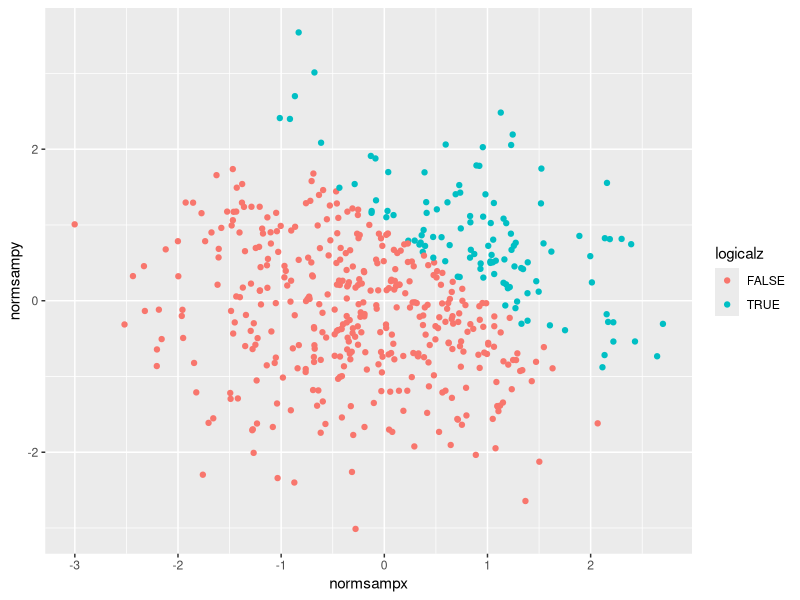
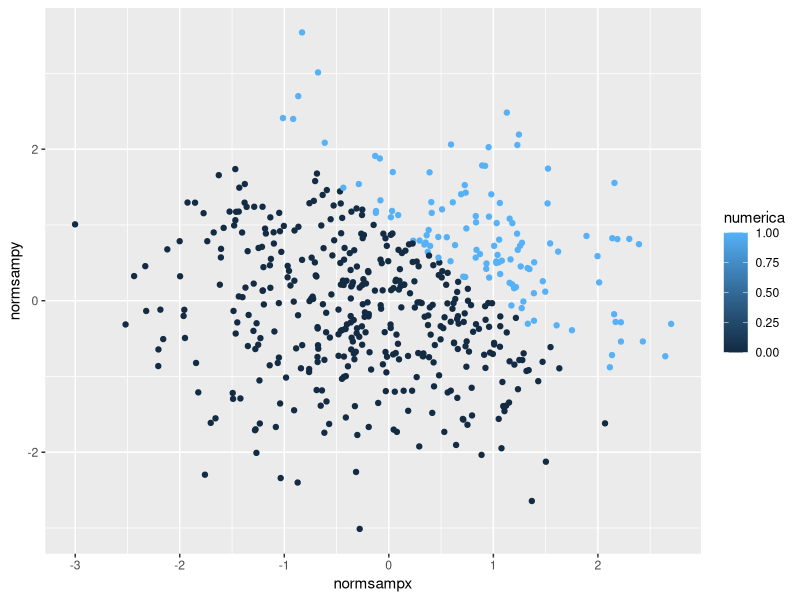
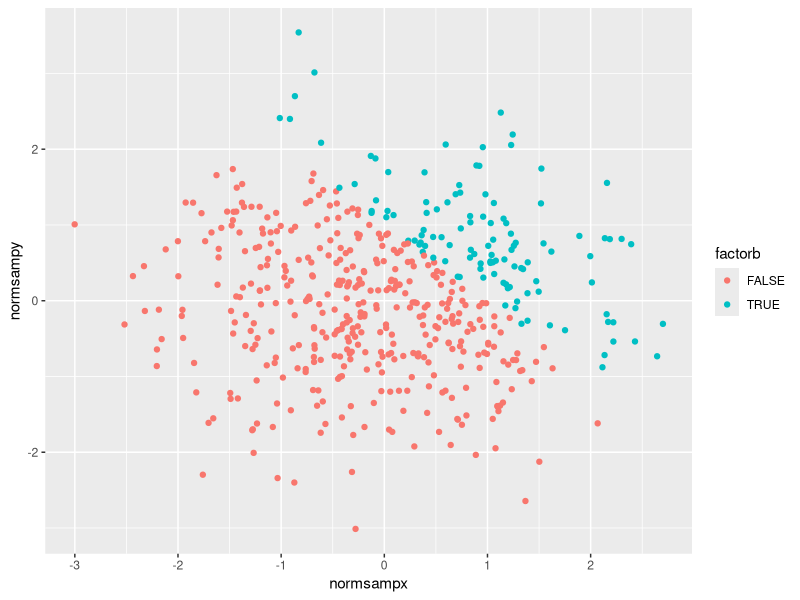
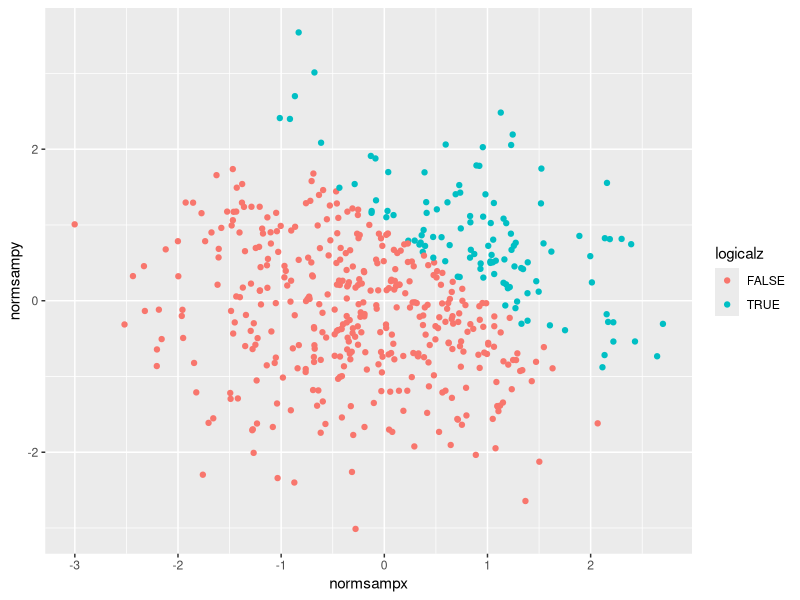

Write R code to recreate these figures, in order.
## ---- chunk 1

# load the necessary 
library(tidyverse)
set.seed(1)

# Question: Is this set.seed() here necessary?
# Question: Can I just get any character/factor vector? Or something else is required?
Part1Question1 = tibble(
  ramdomsamplex = rnorm(8),
  logicaly = ramdomsamplex > 0,
  characterz = c("rnorm1", "rnorm2", "rnorm3", "rnorm4", "rnorm5", "rnorm6", "rnorm7", "rnorm8"),
  factora = factor(c("level1", "level2","level3", "level1", "level2", "level3", "level1", "level2")))

# Question: Is this correct and am I on the right track?
# Question Solved.

# Now take the mean of each vector in the data frame.

mean_ramdomsamplex = mean(pull(Part1Question1, ramdomsamplex))
mean_logicaly = mean(pull(Part1Question1, logicaly))
mean_characterz = mean(pull(Part1Question1, characterz))
mean_factora = mean(pull(Part1Question1, factora))

## ---- chunk 2

# Now use the as.numeric function.
# Show the chuck but not the output.

 # Question: How do I keep both the name of the code chuck and the command together?
 # Question: What if I want to only hide the result of as.numeric part?
########################
# separate this part to hide the result but show the code chuck.

numeric_logicaly = as.numeric(pull(Part1Question1, logicaly)) 
numeric_characterz = as.numeric(pull(Part1Question1, characterz))
numeric_factora = as.numeric(pull(Part1Question1, factora))

## ---- chunk 3


numeric_logicaly_1 = numeric_logicaly * pull(Part1Question1, ramdomsamplex)
    # Question: What do the question mean by random sample by the result?
factor_logicaly = as.factor(pull(Part1Question1, logicaly))

####### ATTENTION #########
factor_logicaly_1 = factor_logicaly * pull(Part1Question1, ramdomsamplex)
###########################

numeric_logicaly_2 = as.numeric(factor_logicaly_1)
numeric_logicaly_3 = numeric_logicaly_2 * pull(Part1Question1, ramdomsamplex)

## ---- chunk 4

# ensure reprpductivity
set.seed(10)
# Question: Do I need another set.seed()?
# If I have a set.seed() here will it make x and y the same outputs?

Question2 = tibble(
  normsampx = rnorm(500),
  normsampy = rnorm(500),
  logicalz = normsampx + normsampy > 1,
  numerica = as.numeric(logicalz),
  factorb = as.factor(logicalz))

# Dataframe created.

zcount = pull(Question2, logicalz)

## ---- chunk 5
# Question: How do I find proportion?
# Question solved. Refer to the code above.

# When I used prop.table(table(pull(Question2, logicalz)))
# Here the error message is :
  ### Error in table(Question2, logicalz): object 'logicalz' not found Calls: <Anonymous> ... withVisible -> eval -> eval -> prop.table -> pull -> table Execution halted
# However, this updated version does run, but gave me two numbers in return but this should be one only.
# WHY????
# Still wonder about prop.table()

# Scatterplot:
## Question: Does this mean normsampy vs normsampx? OR normsampx vs normsampy?
## Question Solved. 
## Question: Can I directly use normsampx and normsampy in this ggplot function?
ggplot(Question2, aes(x = normsampx, y = normsampy, color = logicalz)) + geom_point()
ggsave("scatterplot1.jpg")

ggplot(Question2, aes(x = normsampx, y = normsampy, color = numerica)) + geom_point()
ggplot(Question2, aes(x = normsampx, y = normsampy, color = factorb)) + geom_point()

#####
# What is "color points using the logical variable (adding color = ... inside of aes in your ggplot code should help). Make a second and third scatterplot that color points using the numeric and factor variables, respectively, and comment on the color scales."
# What is "Export your first scatterplot to your project directory using ggsave."
## Question Solved.
##### 
